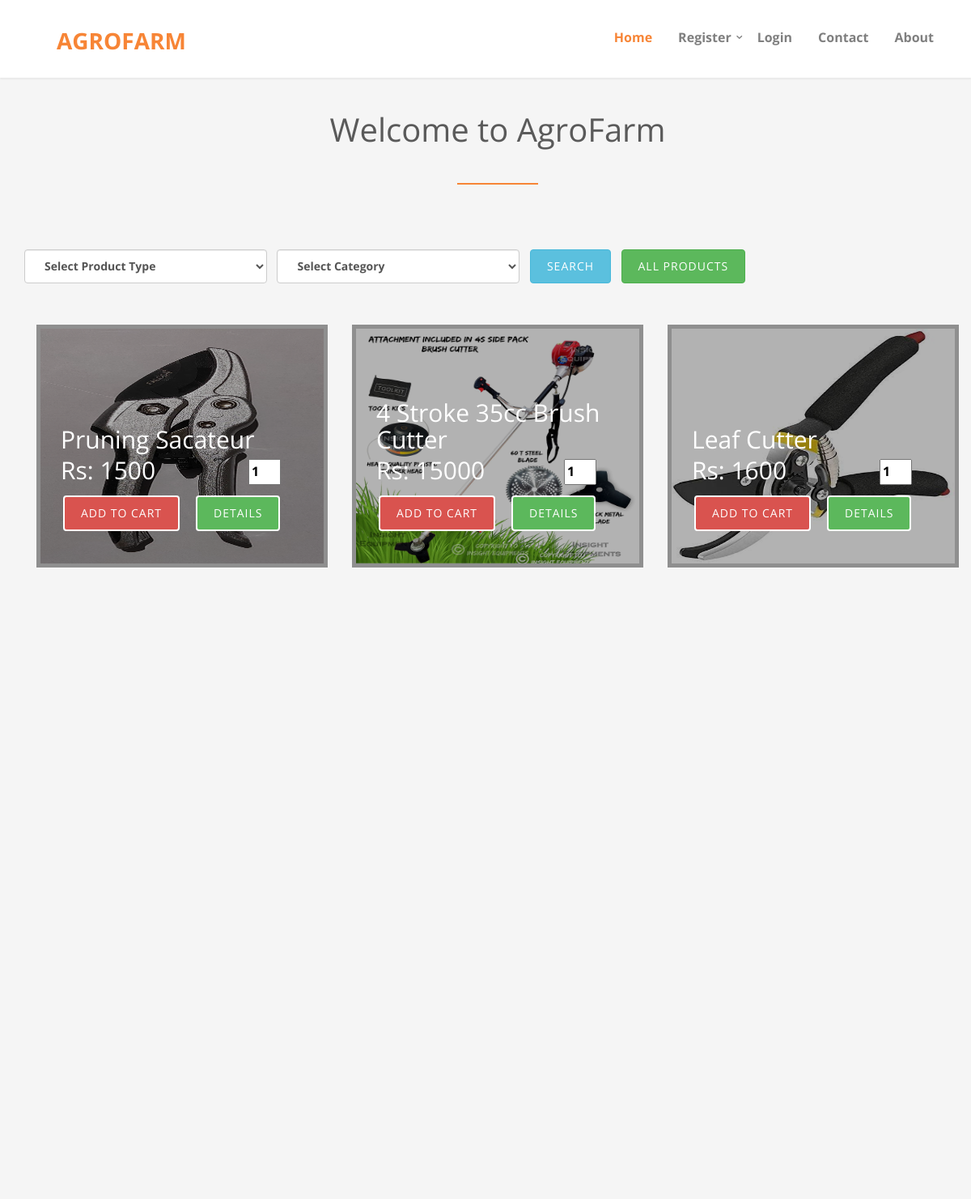
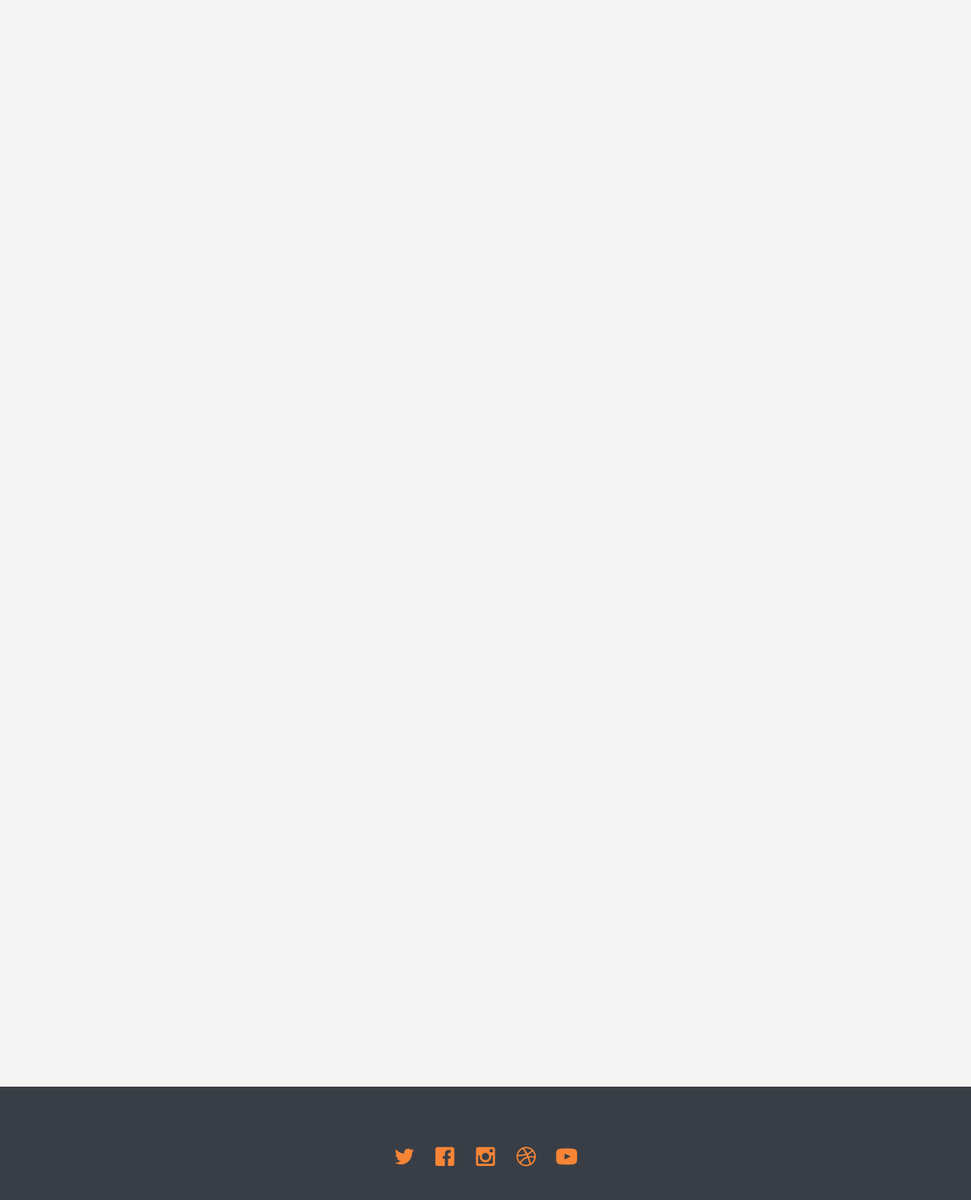
Screenshot of /index1.php with the database file from the repository (2 pictures, top to bottom).
### tables this page shows
CREATE TABLE `tbl_product` (
  `Product_ID` varchar(20) NOT NULL,
  `P_name` varchar(200) NOT NULL,
  `P_brandname` varchar(50) NOT NULL,
  `P_title` varchar(250) NOT NULL,
  `P_type` varchar(20) NOT NULL,
  `P_category` varchar(100) NOT NULL,
  `P_details` varchar(250) NOT NULL,
  `P_quantity` int(5) NOT NULL,
  `P_unitprice` double NOT NULL,
  `P_image` varchar(250) NOT NULL,
  `P_itemstatus` varchar(20) NOT NULL,
  `P_warehouse` varchar(20) DEFAULT NULL
);

### index1.php (the view, shortened to what this page needs)
<?php
	if(empty($_SESSION)){
		$usertype = "user";
	}else {
		$usertype = $_SESSION["usertype"];
		if ($usertype != "user") {
			$logtype = $_SESSION["type"];
	  		$nics = $_SESSION["nic"];
		}
	}
?>
<!DOCTYPE html>
	<head>
	<link rel="stylesheet" href="css/animate.css">
	<link rel="stylesheet" href="css/icomoon.css">
	<link rel="stylesheet" href="css/bootstrap.css">
	<link rel="stylesheet" href="css/superfish.css">
	<link rel="stylesheet" href="css/magnific-popup.css">
	<link rel="stylesheet" href="css/bootstrap-datepicker.min.css">
	<link rel="stylesheet" href="css/cs-select.css">
	<link rel="stylesheet" href="css/cs-skin-border.css">
	<link rel="stylesheet" href="css/style.css">
	</head>
	<body>
		<div id="fh5co-wrapper">
		<div id="fh5co-page">
		<header id="fh5co-header-section" class="sticky-banner">
			<div class="container">
				<div class="nav-header">
					<h1 id="fh5co-logo"><a href="#">AgroFarm</a></h1>
					<nav id="fh5co-menu-wrap" role="navigation">
						<ul class="sf-menu" id="fh5co-primary-menu">
							<?php if($usertype == "customer") {?>
								<li class="active"><a href="customer/Customer_UI.php">Dashboard</a></li>
								<li><a href="customer/Cart.php">Cart</a></li>
								<li><a href="contact.php">Contact</a></li>
								<li><a href="About.php">About</a></li>
								<li>
									<a href="#" class="fh5co-sub-ddown">Profile</a>
									<ul class="fh5co-sub-menu">
										<li><a href="updateinfoCustomer.php">Update</a></li>
										<li><a href="logout.php">Logout</a></li>
									</ul>
								</li>
							<?php }else {  ?>
							<li class="active"><a href="index.php">Home</a></li>
							<li>
								<a href="#" class="fh5co-sub-ddown">Register</a>
							</li>
							<li><a href="login.php">Login</a></li>
							<li><a href="contact.php">Contact</a></li>
							<li><a href="About.php">About</a></li>
							<?php } ?>
						</ul>
					</nav>
				</div>
			</div>
		</header>
		<div id="fh5co-tours" class="fh5co-section-gray">
			<div class="container">
				<div class="container">
				<div class="row">
					<div style="margin-top: -70px;" class="col-md-8 col-md-offset-2 text-center heading-section animate-box">
						<h3>Welcome to AgroFarm</h3>
					</div>
					<table style="margin-top: -40px;">
					<tr>
					  <th >
					  	<form action="" method="POST">
						   <select style="width: 300px" class="form-control" id="p_type" name="p_type" required>
								<option value=" ">Select Product Type</option>
							</select>
					  </th>
					  <th>&nbsp</th><th>&nbsp</th><th>&nbsp</th>
					  <th>
					  	<form action="" method="POST">
						   <select style="width: 300px" class="form-control" id="p_cat" name="p_cat">
								<option value=" ">Select Category</option>
							</select>
					  </th>
					  <th>&nbsp</th><th>&nbsp</th><th>&nbsp</th>
					  <th><button type="Submit" class="btn btn-info"  name="search">Search</button></th>
					  <th>&nbsp</th><th>&nbsp</th><th>&nbsp</th>
					  <th><button type="Submit" class="btn btn-success"  name="all">All Products</button></th>
					</tr></form>
				</table>
				<br><br>
				</div>
				<div class="row">
					<?php
						if(isset($_POST['search'])){
							if(!empty($_POST['p_type']) && !empty($_POST['p_cat']) ){
								$productType = $_POST['p_type'];
	        					$productCategory = $_POST['p_cat'];
								echo searchRequest("WHERE P_type= '" . $productType . "' AND P_category= '" . $productCategory. "'");
							}else if (!empty($_POST['p_type'])) {
								$productType = $_POST['p_type'];
								echo searchRequest("WHERE P_type= '" . $productType . "'");
							}
						}else if(isset($_POST['all'])){
							echo searchRequest("");
						}else{
							echo searchRequest("");
						}
						function searchRequest($condition){
							include('./config.php');
							$sql = "SELECT * FROM tbl_product $condition";
							if ($result = mysqli_query($con,$sql)) {
								if(mysqli_num_rows($result)>0){
									while ($row = $result->fetch_assoc()) {
										$imageURL =  "uploads/".$row["P_image"];
										$pAStatus = $row["P_itemstatus"];
										if($pAStatus == "Out of Stock"){
											$value = 0;
										}else{
											$value = 1;
										}
										echo '<form action="" method="POST"><div class="col-md-4 col-sm-6 fh5co-tours animate-box" data-animate-effect="fadeIn">
											<div  href="#"><img style=" width:400px; height:300px; border: solid 5px #CCC" src="' .$imageURL .'" class="img-responsive">
												<div class="desc">
													<span></span>
													<h3>' . $row["P_name"] . '</h3>
													<table>
														<tr>
															<th><h3>Rs: ' . $row["P_unitprice"] . '</h3></th>
															<th><input style="width: 40px; margin-left: 70px;" type="number" value="' . $value . '" name="i_quantity" min="' . $value . '" max="' . $row["P_quantity"] . '" /></th>
														</tr>
														<tr>
															<th>
																<div class="col-md-2">
																	<div class="form-group">
																		<input type="submit" style="margin-top: 10px; margin-left: -12px;" class="btn btn-danger" value="Add to Cart " name="p_add_cart" '.($value==0 ? 'disabled ' : '').' />
																	</div>
																</div>
															</th>
															<th>
																<div class="col-md-2">
																	<div class="form-group">
																		<input type="submit" style="margin-top: 10px; margin-left: -10px;" class="btn btn-success" value="Details " name="p_details"/>
																		<input type="hidden" name="hpid" value="'. $row["Product_ID"] .'"/>
																	</div>
																</div>
															</th>
														</tr>
													</table>
												</div>
											</div>
										</div></form>';
									}
								}else {
									echo "<br><h3 align='center'>No Products</h3>";
									echo "</br></br></br></br></br></br>";
								}
							}
						}
					?>
				</div>
			</div>
			</div>
		</div>
		<footer>
			<div id="footer2">
				<div class="container">
					<div class="row row-bottom-padded-md">
					</div>
					<div class="row">
						<div class="col-md-6 col-md-offset-3 text-center">
							<p class="fh5co-social-icons">
								<a href="#"><i class="icon-twitter2"></i></a>
								<a href="#"><i class="icon-facebook2"></i></a>
								<a href="#"><i class="icon-instagram"></i></a>
								<a href="#"><i class="icon-dribbble2"></i></a>
								<a href="#"><i class="icon-youtube"></i></a>
							</p>
						</div>
					</div>
				</div>
			</div>
		</footer>
	</div>
	</div>
	</body>
</html>

### css/icomoon.css (style rules this page uses)
[class^="icon-"], [class*=" icon-"] { font-family: 'icomoon' !important; speak: none; font-style: normal; font-weight: normal; font-variant: normal; text-transform: none; line-height: 1; -webkit-font-smoothing: antialiased; -moz-osx-font-smoothing: grayscale; }
.icon-dribbble2:before { content: "\ea66"; }
.icon-facebook2:before { content: "\ea68"; }
.icon-instagram:before { content: "\ea70"; }
.icon-twitter2:before { content: "\ea7d"; }
.icon-youtube:before { content: "\ea81"; }

### css/superfish.css (style rules this page uses)
.sf-menu, .sf-menu * { margin: 0; padding: 0; list-style: none; }
.sf-menu li { position: relative; }
.sf-menu > li { float: left; }
.sf-menu a { display: block; position: relative; }
.sf-menu { float: left; margin-bottom: 1em; }
.sf-menu a { border-left: 1px solid #fff; border-top: 1px solid #dFeEFF; border-top: 1px solid rgba(255,255,255,.5); padding: .75em 1em; text-decoration: none; zoom: 1; }
.sf-menu a { color: #13a; }
.sf-menu li { background: #BDD2FF; white-space: nowrap; *white-space: normal; -webkit-transition: background .2s; transition: background .2s; }
.sf-arrows .sf-with-ul { padding-right: 2.5em; *padding-right: 1em; }
.sf-arrows .sf-with-ul:after { content: ''; position: absolute; top: 50%; right: 1em; margin-top: -3px; height: 0; width: 0; border: 5px solid transparent; border-top-color: #dFeEFF; border-top-color: rgba(255,255,255,.5); }

### rows the page displays
tbl_product: P_image (picture), P_name "Pruning Sacateur", P_unitprice "1500", i_quantity "1", p_add_cart "Add to Cart"
tbl_product: P_image (picture), P_name "4 Stroke 35cc Brush Cutter", P_unitprice "15000", i_quantity "1", p_add_cart "Add to Cart"
tbl_product: P_image (picture), P_name "Leaf Cutter", P_unitprice "1600", i_quantity "1", p_add_cart "Add to Cart"
